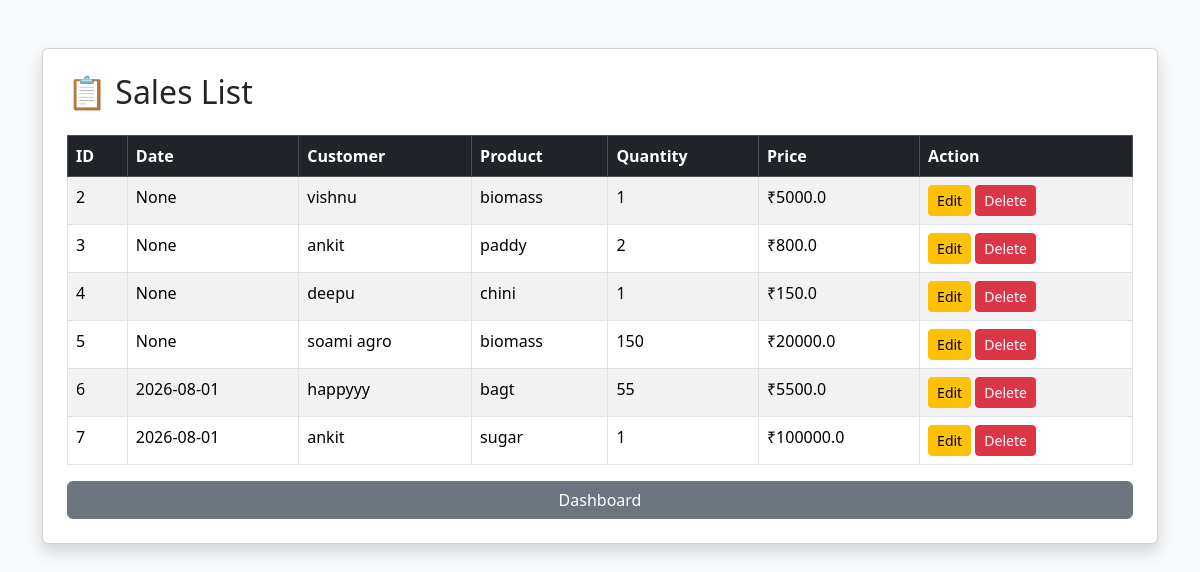
/view-sales, run on the app's committed database.
### tables this page shows
CREATE TABLE sales (

            id INTEGER PRIMARY KEY AUTOINCREMENT,

            customer TEXT,

            product TEXT,

            quantity INTEGER,

            price REAL

        , date TEXT);

### app.py (the view)
@app.route("/view-sales")
def view_sales():
    sales = get_all_sales()
    return render_template(
        "view_sales.html",
        sales=sales
    )

### database/db.py (called while the page is built)
def get_all_sales():
    conn = sqlite3.connect(DATABASE_NAME)
    cursor = conn.cursor()
    cursor.execute("SELECT * FROM sales")
    rows = cursor.fetchall()
    conn.close()
    return rows

### templates/view_sales.html (shortened to what this page needs)
<!DOCTYPE html>
<html lang="en">
<head>
    <link href="https://cdn.jsdelivr.net/npm/bootstrap@5.3.7/dist/css/bootstrap.min.css" rel="stylesheet">
</head>
<body class="bg-light">
<div class="container mt-5">
    <div class="card shadow p-4">
        <h2 class="mb-4">
            📋 Sales List
        </h2>
        <table class="table table-bordered table-striped">
            <thead class="table-dark">
                <tr>
                    <th>ID</th>
                    <th>Date</th>
                    <th>Customer</th>
                    <th>Product</th>
                    <th>Quantity</th>
                    <th>Price</th>
                    <th>Action</th>
                </tr>
            </thead>
            <tbody>
            {% for sale in sales %}
                <tr>
                    <td>{{ sale[0] }}</td>
                    <td>{{ sale[5] }}</td>
                    <td>{{ sale[1] }}</td>
                    <td>{{ sale[2] }}</td>
                    <td>{{ sale[3] }}</td>
                    <td>₹{{ sale[4] }}</td>
                    <td>
                        <a href="/edit-sale/{{ sale[0] }}"
                           class="btn btn-sm btn-warning">
                            Edit
                        </a>
                        <a href="/delete-sale/{{ sale[0] }}"
                           class="btn btn-sm btn-danger">
                            Delete
                        </a>
                    </td>
                </tr>
            {% endfor %}
            </tbody>
        </table>
        <a href="/" class="btn btn-secondary">
            Dashboard
        </a>
    </div>
</div>
</body>
</html>

### data on the page
sales: id "2", sale "None", customer "vishnu", product "biomass", quantity "1", price "5000.0"
sales: id "3", sale "None", customer "ankit", product "paddy", quantity "2", price "800.0"
sales: id "4", sale "None", customer "deepu", product "chini", quantity "1", price "150.0"
sales: id "5", sale "None", customer "soami agro", product "biomass", quantity "150", price "20000.0"
sales: id "6", date "2026-08-01", customer "happyyy", product "bagt", quantity "55", price "5500.0"
sales: id "7", date "2026-08-01", customer "ankit", product "sugar", quantity "1", price "100000.0"
